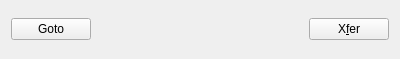
<?xml version="1.0" encoding="UTF-8"?>
<ui version="4.0">
 <class>OrbitingWidget</class>
 <widget class="QWidget" name="OrbitingWidget">
  <property name="geometry">
   <rect>
    <x>0</x>
    <y>0</y>
    <width>400</width>
    <height>59</height>
   </rect>
  </property>
  <property name="windowTitle">
   <string>Form</string>
  </property>
  <layout class="QHBoxLayout" name="horizontalLayout">
   <item>
    <widget class="QPushButton" name="gotoButton">
     <property name="text">
      <string>Goto</string>
     </property>
    </widget>
   </item>
   <item>
    <spacer name="horizontalSpacer">
     <property name="orientation">
      <enum>Qt::Horizontal</enum>
     </property>
     <property name="sizeHint" stdset="0">
      <size>
       <width>40</width>
       <height>20</height>
      </size>
     </property>
    </spacer>
   </item>
   <item>
    <widget class="QPushButton" name="xferButton">
     <property name="text">
      <string>X&amp;fer</string>
     </property>
    </widget>
   </item>
  </layout>
 </widget>
 <resources/>
 <connections/>
</ui>
